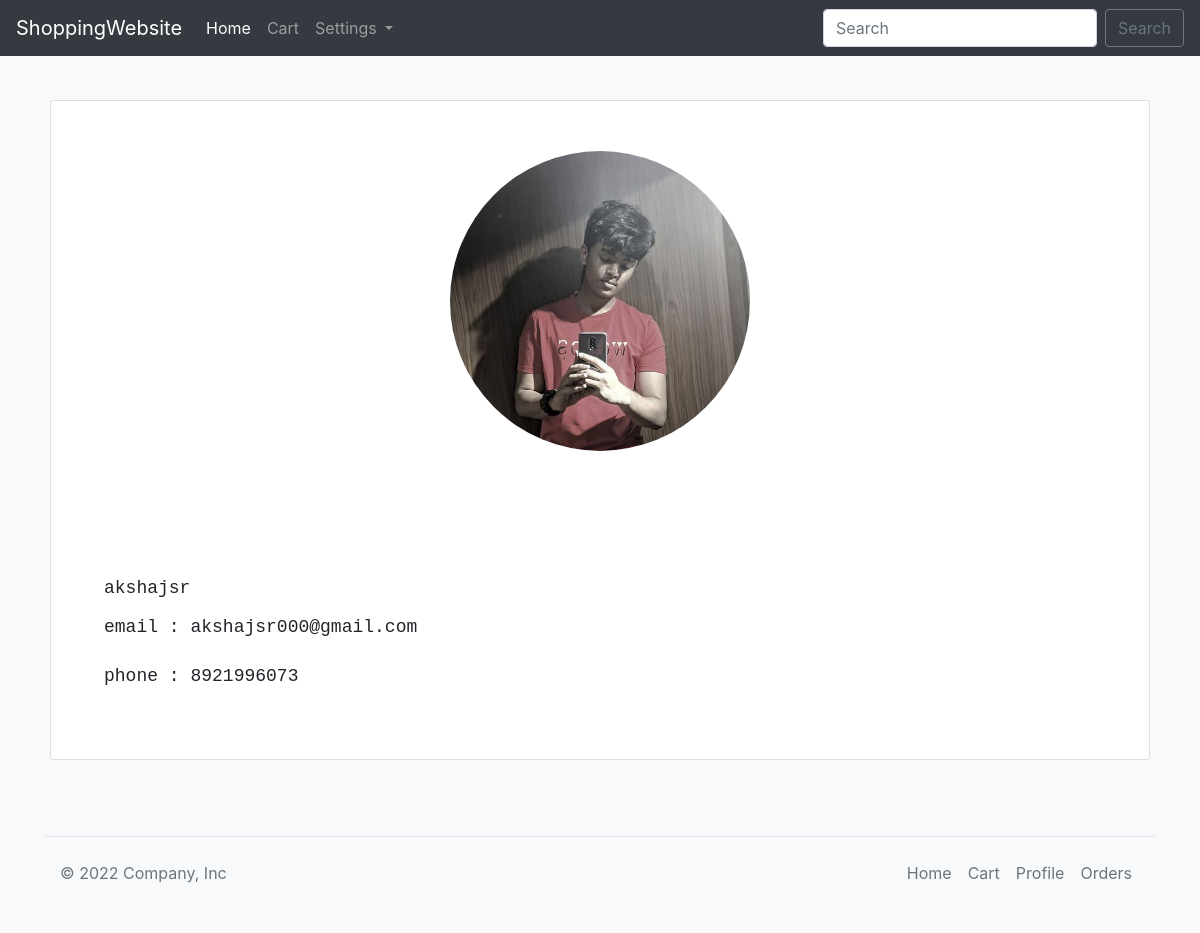
/profile/ (signed in), run on the app's committed database.
### ecom/models.py (models this page shows, shortened)
class Customer(models.Model):
    photo = models.ImageField(upload_to=settings.MEDIA_ROOT,blank=True)
    name = models.CharField(max_length=200, null=True,unique=True)
    phone = models.CharField(max_length=200, blank=True, null=True)
    email = models.EmailField(blank=True,null=True)
    date_created = models.DateTimeField(auto_now_add=True, null=True)

### ecom/views.py (the view)
# urls.py: path('profile/',views.profile,name='profile'),
def profile(request):
    if request.user.is_authenticated:
        customer = Customer.objects.get(name=str(request.user))
        context = {'customer':customer}
        return render(request,'ecom/profile.html',context)
    else:
        return redirect('login')

### ecom/templates/ecom/profile.html (shortened to what this page needs)
{% extends 'ecom/base.html' %}
{% block content %}
<br>
<div class="container" style="padding:20px;">
    <div class="card">
        {% if customer.photo %}
        <img id="profilepic" src="{{customer.photo.url}}" class="img-fluid profile-image" width="70">
        {% endif %}
            <div class="container" style="padding:50px;">
                <br>
                <h5 class="name textp" >{{customer.name}}</h5>
                {% if customer.email %}
                <p class="mail textp">email : {{ customer.email  }}</p>
                {% endif %}
                {% if customer.phone %}
                <p class="phone textp">phone : {{ customer.phone  }}</p>
                {% endif %}
            </div>
        </div>
        <div class="middle-container d-flex justify-content-between align-items-center mt-3 p-2">
        </div>
    </div>
</div>
{% endblock content %}

### ecom/static/css/style.css (style rules this page uses)
#profilepic { display: block; margin: 50px; margin-left: auto; margin-right: auto; width: 300px; height: 300px; max-width: 500px; border-radius: 100%; object-fit: cover; }
.textp { text-align: left; padding: 3px; font-size: large; font-family: 'Courier New', Courier, monospace; }

### data on the page
Customer: photo (picture), name "akshajsr", email "akshajsr000@gmail.com", phone "8921996073"
